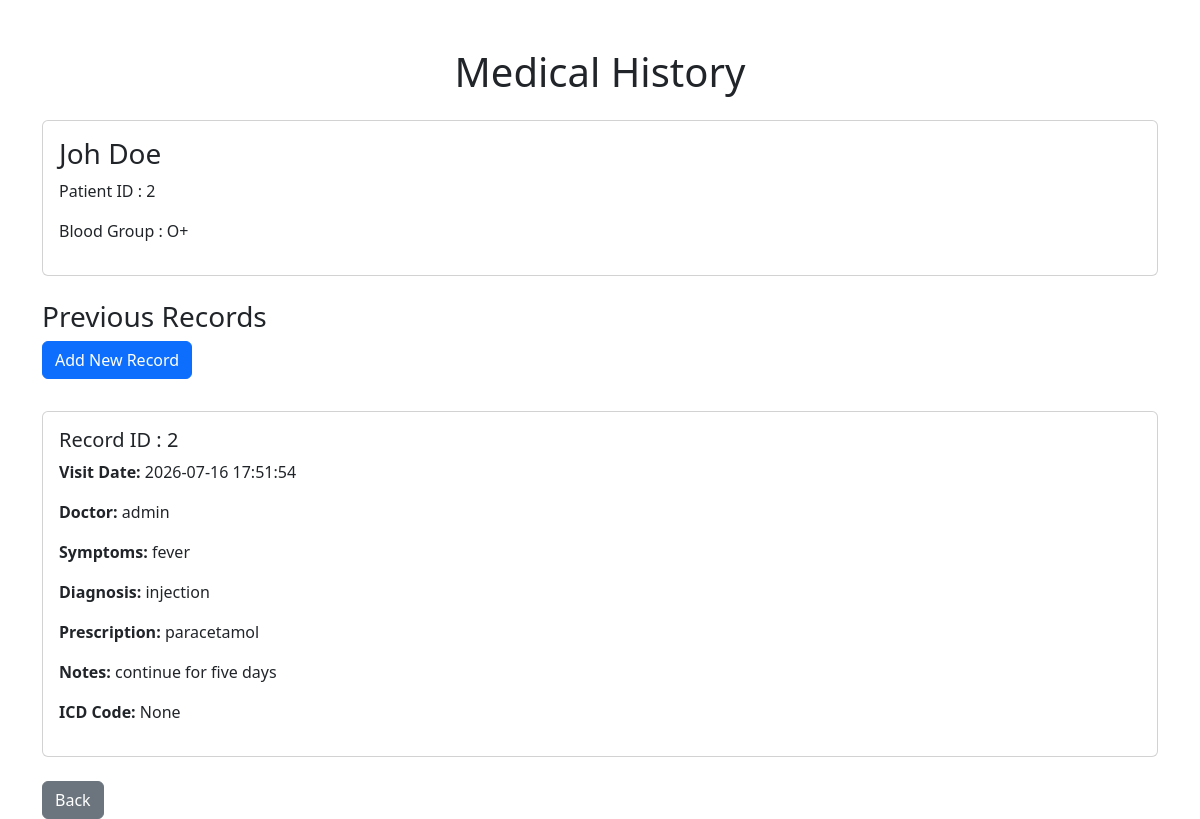
The page /medical_history/2 on the database its author committed.
### tables this page shows
CREATE TABLE patients(
    patient_id INTEGER PRIMARY KEY AUTOINCREMENT,
    firstname TEXT NOT NULL,
    lastname TEXT NOT NULL,
    gender TEXT NOT NULL,
    dob TEXT NOT NULL,
    phone TEXT NOT NULL,
    email TEXT NOT NULL,
    address TEXT NOT NULL,
    blood_group TEXT NOT NULL,
    time TIMESTAMP DEFAULT CURRENT_TIMESTAMP
);

CREATE TABLE medical_records(

    record_id INTEGER PRIMARY KEY AUTOINCREMENT,

    patient_id INTEGER,

    symptoms TEXT,

    diagnosis TEXT,

    prescription TEXT,

    notes TEXT,

    icd_code TEXT,

    date TIMESTAMP DEFAULT CURRENT_TIMESTAMP, doctor_name TEXT,

    FOREIGN KEY(patient_id) REFERENCES patients(patient_id)

);

### app.py (the view)
@app.route("/medical_history/<int:patient_id>")
def medical_history(patient_id):
    conn = sq.connect("ehr.db")
    cursor = conn.cursor()
    cursor.execute(
        """
        SELECT * FROM medical_records
        WHERE patient_id=?
        """,
        (patient_id,)
    )
    records = cursor.fetchall()
    cursor.execute(
        """
        SELECT * FROM patients
        WHERE patient_id=?
        """,
        (patient_id,)
    )
    patient = cursor.fetchone()
    conn.close()
    return render_template(
        "medical_history.html",
        patient=patient,
        records=records
    )

### templates/medical_history.html (shortened to what this page needs)
<!DOCTYPE html>
<html>
<head>
<link href="https://cdn.jsdelivr.net/npm/bootstrap@5.3.8/dist/css/bootstrap.min.css"
rel="stylesheet">
</head>
<body>
<div class="container mt-5">
<h1 class="text-center mb-4">
Medical History
</h1>
<div class="card mb-4">
<div class="card-body">
<h3>
{{patient[1]}} {{patient[2]}}
</h3>
<p>
Patient ID : {{patient[0]}}
</p>
<p>
Blood Group : {{patient[8]}}
</p>
</div>
</div>
<h3>
Previous Records
</h3>
<a href="/add_record/{{patient[0]}}"
class="btn btn-primary mb-3">
Add New Record
</a>
{% if records %}
{% for record in records %}
<div class="card mt-3">
<div class="card-body">
<h5>
Record ID : {{record[0]}}
</h5>
<p>
<b>Visit Date:</b>
{{record[7]}}
</p>
<p>
<b>Doctor:</b>
{{record[8]}}
</p>
<p>
<b>Symptoms:</b>
{{record[2]}}
</p>
<p>
<b>Diagnosis:</b>
{{record[3]}}
</p>
<p>
<b>Prescription:</b>
{{record[4]}}
</p>
<p>
<b>Notes:</b>
{{record[5]}}
</p>
<p>
<b>ICD Code:</b>
{{record[6]}}
</p>
</div>
</div>
{% endfor %}
{% else %}
<div class="alert alert-info">
No medical records found.
</div>
{% endif %}
<a href="/doctor_dashboard"
class="btn btn-secondary mt-4">
Back
</a>
</div>
</body>
</html>

### rows shown on the page
patients: firstname "Joh", lastname "Doe", patient_id "2", blood_group "O+"
medical_records: record_id "2", date "2026-07-16 17:51:54", doctor_name "admin", symptoms "fever", diagnosis "injection", prescription "paracetamol", notes "continue for five days", record "None"
